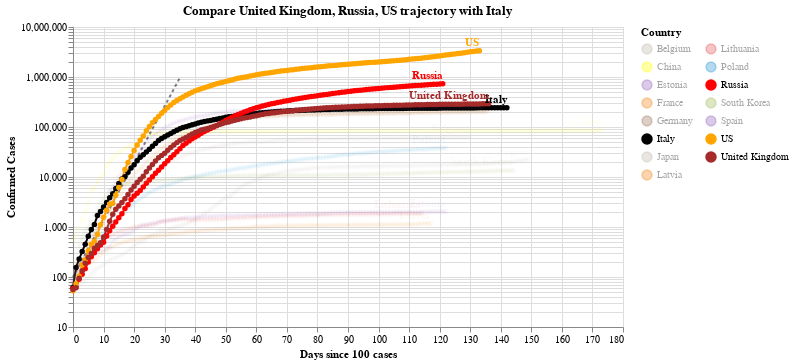

Source (notebook cell):
### Code cell
#hide_input
chart2 = make_since_chart(dff2, ['United Kingdom', 'Russia', 'US'], baseline_countries)
chart2

### Figure 1 — Vega-Lite specification as saved in the notebook (floating-point values rounded to 4 significant figures; data arrays with more than 128 entries replaced by an {"elided": "..."} marker saying what was removed)
{"config": {"view": {"continuousWidth": 400, "continuousHeight": 300}}, "layer": [{"data": {"name": "data-628230001892d6798b50651be41d1b3e"}, "mark": {"type": "line", "color": "black", "opacity": 0.5, "strokeDash": [3, 3]}, "encoding": {"x": {"type": "quantitative", "field": "Days since 100 cases"}, "y": {"type": "quantitative", "field": "Confirmed Cases"}}}, {"data": {"name": "data-eed6908ec48e5fae622ce719b5eb564e"}, "mark": {"type": "line", "point": true}, "encoding": {"color": {"type": "nominal", "field": "Country", "legend": {"columns": 2}, "scale": {"domain": ["Belgium", "China", "Estonia", "France", "Germany", "Italy", "Japan", "Latvia", "Lithuania", "Poland", "Russia", "South Korea", "Spain", "US", "United Kingdom"], "range": ["#C1B7AD", "yellow", "#9467bd", "#F58518", "#9D755D", "black", "#C1B7AD", "#F58518", "#E45756", "#2495D3", "red", "#A1BA59", "#9467bd", "orange", "brown"]}}, "opacity": {"condition": {"value": 1, "selection": "selector005"}, "value": 0.05}, "tooltip": [{"type": "nominal", "field": "Country"}, {"type": "temporal", "field": "Date"}, {"type": "quantitative", "field": "Confirmed Cases"}, {"type": "quantitative", "field": "Days since 100 cases"}], "x": {"type": "quantitative", "field": "Days since 100 cases"}, "y": {"type": "quantitative", "field": "Confirmed Cases", "scale": {"type": "log"}}}, "selection": {"selector005": {"type": "multi", "fields": ["Country"], "bind": "legend", "init": [{"Country": "United Kingdom"}, {"Country": "Russia"}, {"Country": "US"}, {"Country": "Italy"}]}}, "width": 550}, {"data": {"name": "data-eed6908ec48e5fae622ce719b5eb564e"}, "mark": {"type": "text", "align": "right", "dy": -8, "fontWeight": "bold"}, "encoding": {"color": {"type": "nominal", "field": "Country", "legend": {"columns": 2}, "scale": {"domain": ["Belgium", "China", "Estonia", "France", "Germany", "Italy", "Japan", "Latvia", "Lithuania", "Poland", "Russia", "South Korea", "Spain", "US", "United Kingdom"], "range": ["#C1B7AD", "yellow", "#9467bd", "#F58518", "#9D755D", "black", "#C1B7AD", "#F58518", "#E45756", "#2495D3", "red", "#A1BA59", "#9467bd", "orange", "brown"]}}, "opacity": {"condition": {"value": 1, "selection": "selector005"}, "value": 0.05}, "text": {"type": "nominal", "field": "Country"}, "tooltip": [{"type": "nominal", "field": "Country"}, {"type": "temporal", "field": "Date"}, {"type": "quantitative", "field": "Confirmed Cases"}, {"type": "quantitative", "field": "Days since 100 cases"}], "x": {"type": "quantitative", "field": "Days since 100 cases"}, "y": {"type": "quantitative", "field": "Confirmed Cases", "scale": {"type": "log"}}}, "transform": [{"filter": "(datum['Date'] >= 1594598400000)"}], "width": 550}], "title": "Compare United Kingdom, Russia, US trajectory with Italy", "$schema": "https://vega.github.io/schema/vega-lite/v4.0.2.json", "datasets": {"data-628230001892d6798b50651be41d1b3e": [{"Days since 100 cases": 0, "Confirmed Cases": 100.0}, {"Days since 100 cases": 1, "Confirmed Cases": 130.0}, {"Days since 100 cases": 2, "Confirmed Cases": 169.0}, {"Days since 100 cases": 3, "Confirmed Cases": 219.7}, {"Days since 100 cases": 4, "Confirmed Cases": 285.6}, {"Days since 100 cases": 5, "Confirmed Cases": 371.3}, {"Days since 100 cases": 6, "Confirmed Cases": 482.7}, {"Days since 100 cases": 7, "Confirmed Cases": 627.5}, {"Days since 100 cases": 8, "Confirmed Cases": 815.7}, {"Days since 100 cases": 9, "Confirmed Cases": 1060.0}, {"Days since 100 cases": 10, "Confirmed Cases": 1379.0}, {"Days since 100 cases": 11, "Confirmed Cases": 1792.0}, {"Days since 100 cases": 12, "Confirmed Cases": 2330.0}, {"Days since 100 cases": 13, "Confirmed Cases": 3029.0}, {"Days since 100 cases": 14, "Confirmed Cases": 3937.0}, {"Days since 100 cases": 15, "Confirmed Cases": 5119.0}, {"Days since 100 cases": 16, "Confirmed Cases": 6654.0}, {"Days since 100 cases": 17, "Confirmed Cases": 8650.0}, {"Days since 100 cases": 18, "Confirmed Cases": 11250.0}, {"Days since 100 cases": 19, "Confirmed Cases": 14620.0}, {"Days since 100 cases": 20, "Confirmed Cases": 19000.0}, {"Days since 100 cases": 21, "Confirmed Cases": 24710.0}, {"Days since 100 cases": 22, "Confirmed Cases": 32120.0}, {"Days since 100 cases": 23, "Confirmed Cases": 41750.0}, {"Days since 100 cases": 24, "Confirmed Cases": 54280.0}, {"Days since 100 cases": 25, "Confirmed Cases": 70560.0}, {"Days since 100 cases": 26, "Confirmed Cases": 91730.0}, {"Days since 100 cases": 27, "Confirmed Cases": 119300.0}, {"Days since 100 cases": 28, "Confirmed Cases": 155000.0}, {"Days since 100 cases": 29, "Confirmed Cases": 201500.0}, {"Days since 100 cases": 30, "Confirmed Cases": 262000.0}, {"Days since 100 cases": 31, "Confirmed Cases": 340600.0}, {"Days since 100 cases": 32, "Confirmed Cases": 442800.0}, {"Days since 100 cases": 33, "Confirmed Cases": 575600.0}, {"Days since 100 cases": 34, "Confirmed Cases": 748300.0}, {"Days since 100 cases": 35, "Confirmed Cases": 972800.0}], "data-eed6908ec48e5fae622ce719b5eb564e": {"elided": "2023 records"}}}
